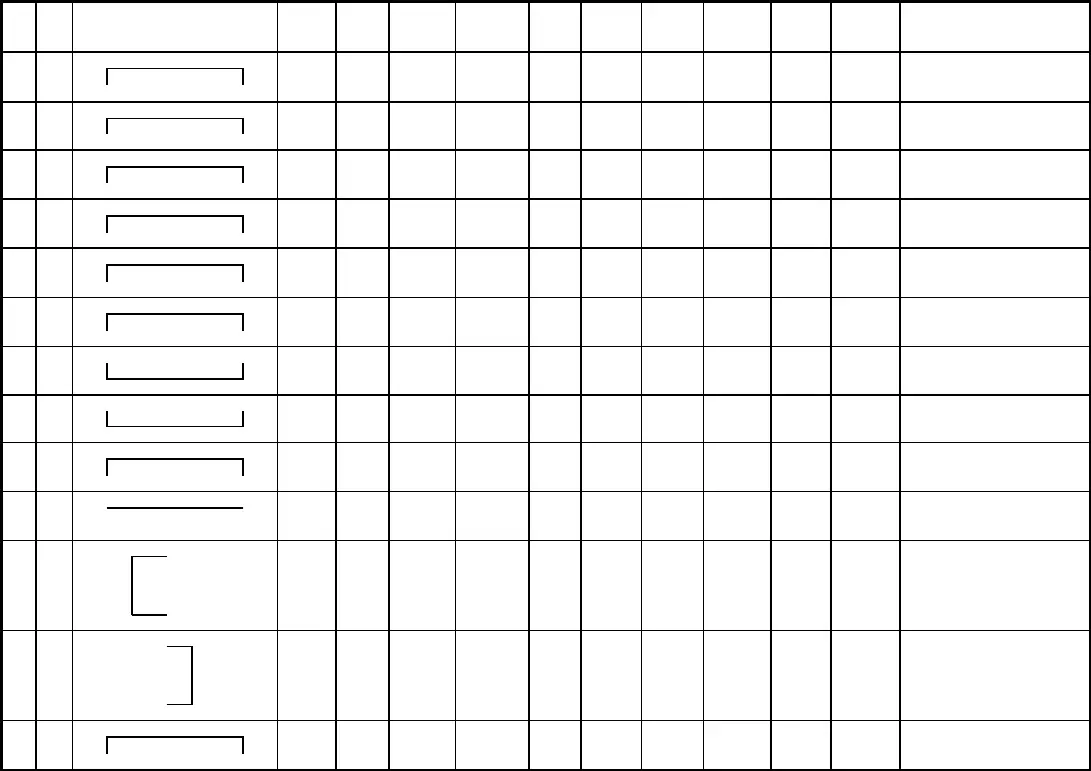
#> input picture page.jpg, 1091 x 771 px
$ jupyter execute --allow-errors 'Copy_of_Tata_Steel_Image_Analytics (1).ipynb'   (shell and % lines are left out)
#> lines starting #> are read from the running program, lines starting #| are printed output that depends on the picture; after the words box and inside, x2 and y2 are one past the last pixel; in counts of white or black regions, pixels touching at a corner belong together
# **MAIN**

[cell 1]
import cv2
import matplotlib.pyplot as plt
import numpy as np
import pandas as pd

[cell 2]
image = cv2.imread('page.jpg')
#> image is the input picture: shape (771, 1091, 3); mean B, G, R 240, 240, 240
gray_img = cv2.cvtColor(image, cv2.COLOR_BGR2GRAY)
plt.imshow(gray_img, cmap = 'gray')

[cell 3]
blur_img = cv2.GaussianBlur(gray_img, (11,11), 0)
plt.imshow(blur_img, cmap = 'gray')

[cell 4]
canny_img = cv2.Canny(blur_img,30,105,3)
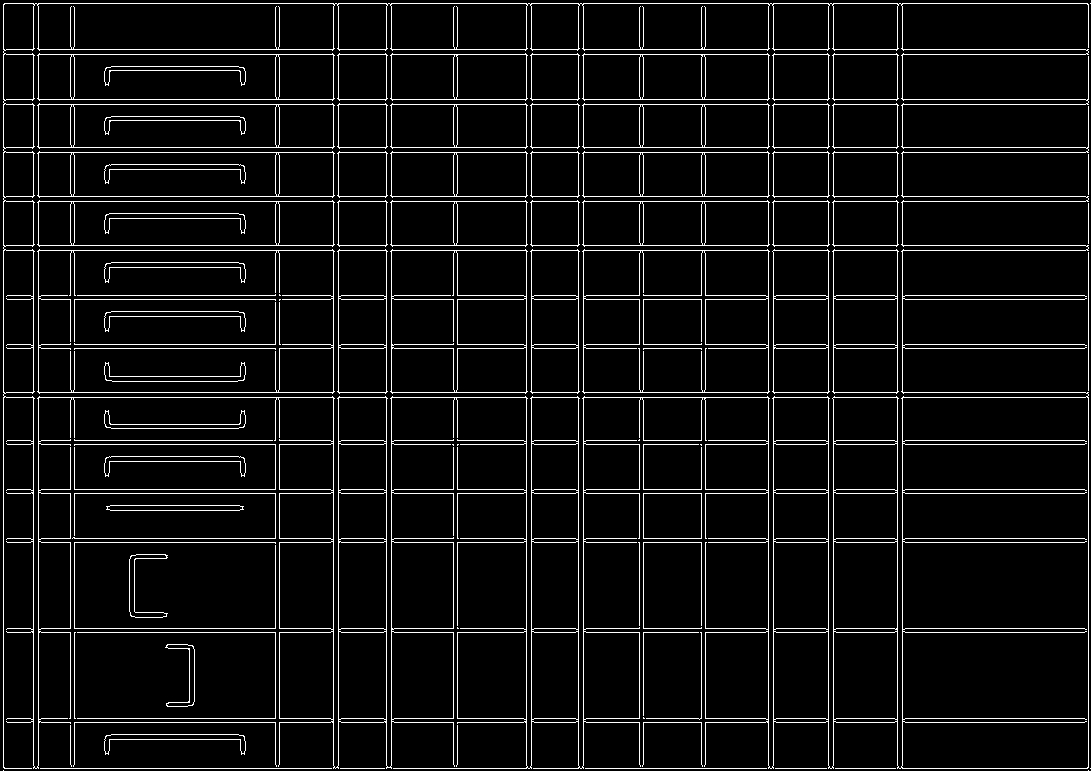
#> canny_img: shape (771, 1091); 6.4% white in thin lines or dots
plt.imshow(canny_img, cmap='gray')

[cell 5]
canny_img

[cell 6]
count = 0
pos = []
pos1 = 0
for i in range(canny_img.shape[1]):
  if count == 1 and i > pos1 + 10:
    count += 1

  if canny_img[25,i] == 255:
    count += 1

    if count == 1:
      if i < 10:
        count = 0
      else:
        pos1 = i

    elif count == 3:
      pos.append(i + 1)

    elif count == 4:
      pos.append(i + 1)

    elif count == 5:
      pos.append(i + 1)
      break
#> after the loop, count = 5; pos = [71, 75, 276]; pos1 = 33

if pos[1] - pos[0] < 10:
  pos.pop(0)
elif pos[2] - pos[1] < 10:
  pos.pop(2)
pos
#> Out = [75, 276]

[cell 7]
canny_img_cropped = canny_img[:,pos[0]:pos[1]-1]
#> canny_img_cropped: shape (771, 200); 6.3% white in thin lines or dots
plt.imshow(canny_img_cropped, cmap='gray')

[cell 8]
img_cropped = gray_img[:,pos[0]:pos[1]-1]
img_cropped

[cell 9]
plt.imshow(img_cropped, cmap='gray')

[cell 10]
blur_img_cropped = blur_img[:,pos[0]:pos[1]-1]
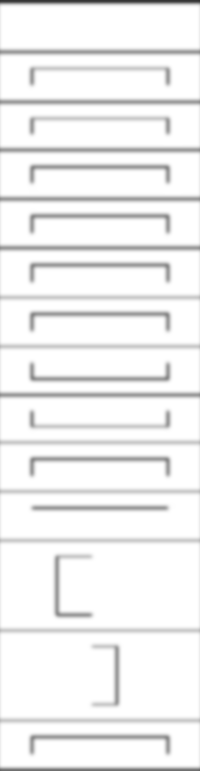
#> blur_img_cropped: shape (771, 200); min 49, max 255, mean 240.8
blur_img_cropped

[cell 11]
plt.imshow(blur_img_cropped, cmap='gray')

[cell 12]
plt.imshow(canny_img_cropped, cmap='gray')

[cell 13]
img_crop = pd.DataFrame(canny_img)
#> img_crop = table of 771 rows and 1091 columns

[cell 14]
dilated_img = cv2.dilate(canny_img_cropped, (1,1), iterations = 2)
#> dilated_img: shape (771, 200); 17.9% white; 45 white regions (4 under 20 px), largest, box (x1, y1, x2, y2) and area: (29, 262, 171, 285) 910, (29, 311, 171, 334) 910, (29, 734, 171, 757) 910
plt.imshow(dilated_img, cmap = 'gray')

[cell 15]
corner_img = cv2.cornerHarris(dilated_img, 5, 3, 0.02)
plt.imshow(corner_img, cmap = 'gray')

[cell 16]
plt.imshow(corner_img[55:100,0:195], cmap = 'gray')
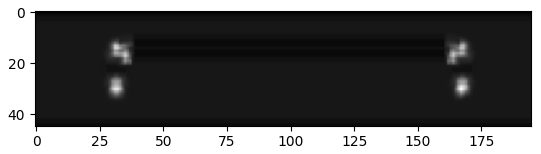
#> figure drawn by matplotlib, 1 panel

[cell 17]
c= cv2.dilate(corner_img, np.ones((2,2)), iterations = 4)
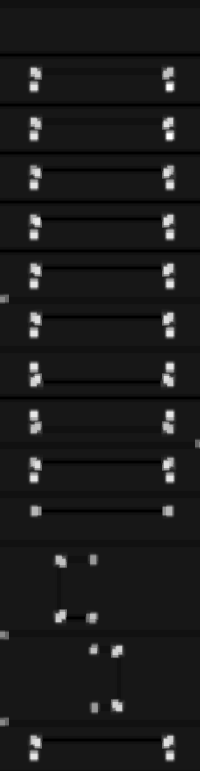
#> c: shape (771, 200) float32; min -0.0128, max 0.124, mean 0.00214; drawn with min black and max white
plt.imshow(c, cmap = 'gray')

[cell 18]
min = c.min()
#> min = -0.0128
max = c.max()
#> max = 0.124

[cell 19]
a = (c - min) / (max - min)

[cell 20]
plt.imshow(a, cmap = 'gray')

[cell 21]
b = a[55:100,0:195]

[cell 22]
plt.imshow(b, cmap = 'gray')

[cell 23]
a_new = np.around(1 / (1 + np.exp(-(a-0.55))))
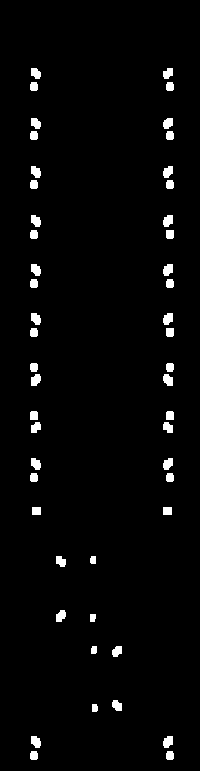
#> a_new: shape (771, 200) float32; values 0 (black) and 1 (white), 2.5% white; 50 white regions, largest, box (x1, y1, x2, y2) and area: (163, 215, 173, 227) 96, (163, 264, 173, 276) 96, (163, 313, 173, 325) 96

[cell 24]
plt.imshow(a_new, cmap = 'gray')

[cell 25]
filtered_img = img_cropped
plt.imshow(filtered_img, cmap = 'gray')

[cell 26]
min2 = filtered_img.min()
#> min2 = 0
max2 = filtered_img.max()
#> max2 = 255
filtered_img = (filtered_img - min2) / (max2 - min2)

[cell 27]
filtered_img = np.around(filtered_img)
#> filtered_img: shape (771, 200) float64; values 0 (black) and 1 (white), 94.5% white; black in thin lines or dots

[cell 28]
plt.imshow(filtered_img, cmap = 'gray')

[cell 29]
filtered_img_2 = np.copy(filtered_img)
filtered_img_2[filtered_img == 1] = 0
#> filtered_img_2: shape (771, 200) float64; every value is 0
filtered_img_2[filtered_img == 0] = 1
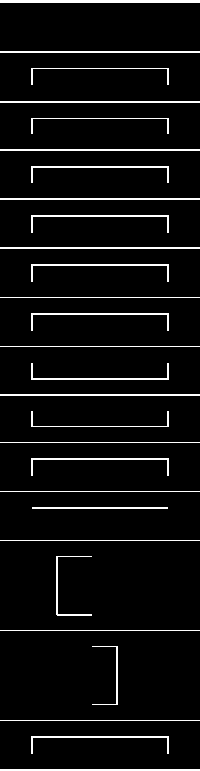
#> filtered_img_2: shape (771, 200) float64; values 0 (black) and 1 (white), 5.5% white in thin lines or dots

[cell 30]
plt.imshow(filtered_img, cmap = 'gray')

[cell 31]
plt.imshow(filtered_img_2, cmap = 'gray')

[cell 32]
b_new = np.copy(a_new[55:100,0:195])
#> b_new: shape (45, 195) float32; values 0 (black) and 1 (white), 3.5% white; 4 white regions, box (x1, y1, x2, y2) and area: (31, 13, 41, 24) 86, (163, 13, 173, 24) 85, (30, 27, 38, 36) 66, (166, 27, 174, 36) 66

[cell 33]
plt.imshow(b_new, cmap = 'gray')

[cell 34]
d_new = np.copy(filtered_img_2[55:100,0:195])
#> d_new: shape (45, 195) float64; values 0 (black) and 1 (white), 2.3% white in thin lines or dots, all inside (x1, y1, x2, y2) = (31, 13, 169, 30)

[cell 35]
plt.imshow(d_new, cmap = 'gray')

[cell 36]
e_new = d_new.copy()
e_new[20:22,:] = 0

[cell 37]
plt.imshow(e_new, cmap = 'gray')

[cell 38]
import sys
print(sys.getrecursionlimit())

[cell 39]
sys.setrecursionlimit(25000)

[cell 40]
def recurse(arr,x,y,dir,poss):
  dirs = [[1,0],[-1,0],[0,1],[0,-1],[1,1],[-1,1],[-1,-1],[-1,1]]
  poss.append([x,y])
  arr[x][y] = 0
  try:
    dirs.remove(dir)
  except:
    pass
  for i in dirs:
    x_2 = x + i[0]
    y_2 = y + i[1]
    if(x_2>= arr.shape[0] or y_2>= arr.shape[1]):
      continue
    dir2 = [-i[0],-i[1]]
    if (arr[x_2,y_2] == 1):
      arr,poss = recurse(arr,x_2,y_2,dir2,poss.copy())
  return arr, poss.copy()

def recurse2(arr,x,y,dir,poss):
  dirs = [[1,0],[-1,0],[0,1],[0,-1],[1,1],[-1,1],[-1,-1],[-1,1]]
  poss.append([x,y])
  arr[x][y] = 0
  try:
    dirs.remove(dir)
  except:
    pass
  for i in dirs:
    x_2 = x + i[0]
    y_2 = y + i[1]
    if(x_2>= arr.shape[0] or y_2>= arr.shape[1] or [x_2,y_2] not in poss):
      continue
    dir2 = [-i[0],-i[1]]
    if (arr[x_2,y_2] == 1):
      arr = recurse2(arr,x_2,y_2,dir2,poss)
  return arr

def check_double(arr,positions):
  count = 0
  # fig_t = plt.figure()
  arr2 = np.copy(arr)
  for pos in positions:
    x = pos[0]
    y = pos[1]
    if arr2[x][y] == 1:
      arr2 = recurse2(arr2,x,y,[0,0],positions)
      # plt.imshow(arr2, cmap='gray')
      count += 1
  return (count - 1)


def count(arr, arr_or):
  # [4 lines of commented-out code are left out]

  arr_2 = np.copy(arr)
  arr_or_2 = np.copy(arr_or)
  count = 0
  for i in range(arr_2.shape[0]):
    for j in range(arr_2.shape[1]):
      i_2 = i
      j_2 = j
      posses=[]
      if arr_2[i_2][j_2] == 1:
        count += 1
        arr_2,posses = recurse(arr_2,i_2,j_2,[0,0],[])
        # fig_t = plt.figure()
        # plt.imshow(arr_2, cmap='gray')
        posses=posses.copy()
        count += check_double(arr_or_2,posses)
#> this loop made 45 passes
#> arr_2: shape (45, 195) float32; every value is 0
#> after the loop, count = 4

  # fig_t = plt.figure()
  # plt.imshow(arr_2, cmap='gray')
  return count

[cell 41]
count(b_new,d_new)
#> Out = 4

[cell 42]
canny_img_cropped = np.around(canny_img_cropped/255)
#> canny_img_cropped: shape (771, 200) float64; values 0 (black) and 1 (white), 6.3% white in thin lines or dots

[cell 43]
canny_img_cropped.shape
#> Out = (771, 200)

[cell 44]
canny_img_cropped.max()
#> Out = 1

[cell 45]
plt.imshow(img_cropped,cmap='gray')

[cell 46]
plt.imshow(canny_img_cropped,cmap='gray')

[cell 47]
plt.imshow(a_new,cmap='gray')

[cell 48]
fig = plt.figure()
fig.set_figheight(10)
fig.set_figwidth(12)

plt.subplot2grid(shape=(14, 4), loc=(0, 1), rowspan=14).imshow(img_cropped,cmap='gray')
plt.subplot2grid(shape=(14, 4), loc=(0, 2), rowspan=14).imshow(canny_img_cropped,cmap='gray')
plt.subplot2grid(shape=(14, 4), loc=(0, 3), rowspan=14).imshow(a_new,cmap='gray')
imgs = 0

last_i = 0
for i in range(canny_img_cropped.shape[0]):
  if canny_img_cropped[i][10] == 1:
    if i > last_i + 20:
      #-1 meaning edge not found
      corners = count(a_new[last_i:i][:], filtered_img_2[last_i:i][:])
      print("Number of Edges = ",corners-1,"Corners = ",corners,"Bends = ",corners-2)
      plt.subplot2grid(shape=(14, 4), loc=(imgs, 0), rowspan=1).imshow(a_new[last_i+1:i][:],cmap='gray')
      imgs += 1
      last_i = i
    else:
      last_i = i
#> this loop made 771 passes
#> corners on passes 50, 100, 148, 197, 246, 296, 345, 393, 441, 490, 539, 629: 0, 4, 4, 4, 4, 4, 4, 4, 4, 4, 2, 4
#| Number of Edges =  -1 Corners =  0 Bends =  -2
#| Number of Edges =  3 Corners =  4 Bends =  2
#| Number of Edges =  3 Corners =  4 Bends =  2
#| Number of Edges =  3 Corners =  4 Bends =  2
#| Number of Edges =  3 Corners =  4 Bends =  2
#| Number of Edges =  3 Corners =  4 Bends =  2
#| Number of Edges =  3 Corners =  4 Bends =  2
#| Number of Edges =  3 Corners =  4 Bends =  2
#> (further printed lines are left out)
#> after the loop, corners = 4; imgs = 14

plt.tight_layout()

# display plot
plt.show()
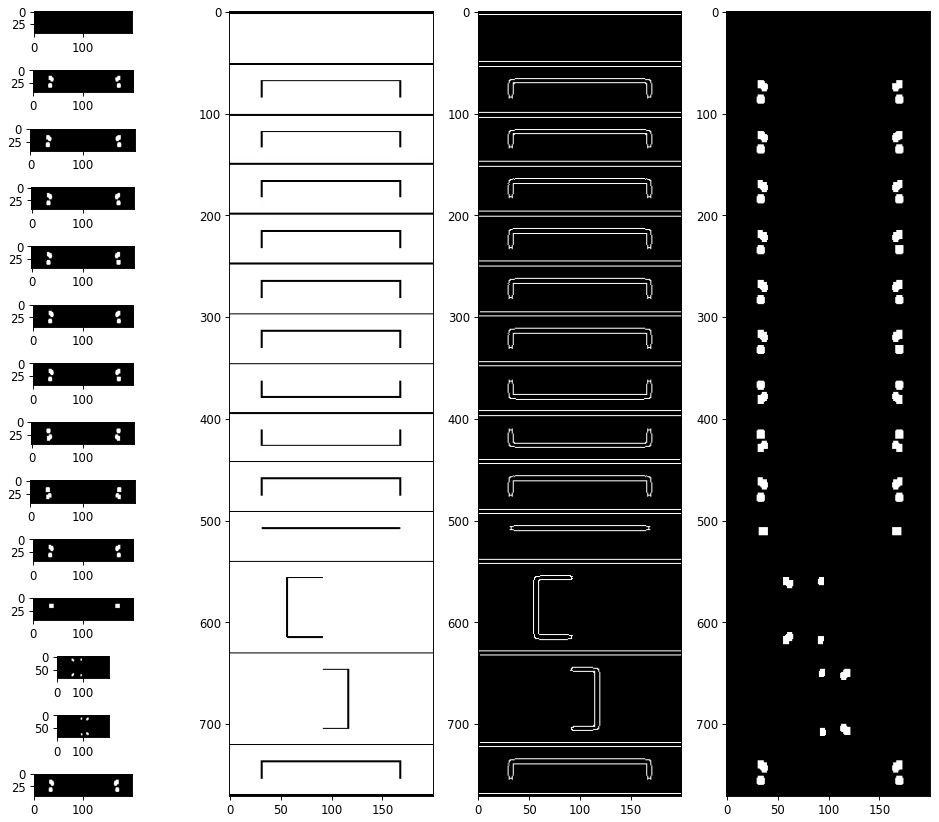
#> figure drawn by matplotlib, 17 panels

**Nearby Point Demonstration**

[cell 49]
c= cv2.dilate(corner_img, np.ones((2,2)), iterations = 15)
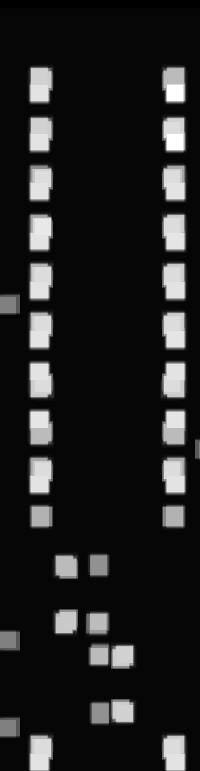
#> c: shape (771, 200) float32; min -0.0032, max 0.124, mean 0.0131; drawn with min black and max white
plt.imshow(c, cmap = 'gray')

[cell 50]
min = c.min()
#> min = -0.0032
max = c.max()

[cell 51]
a = (c - min) / (max - min)

[cell 52]
plt.imshow(a, cmap = 'gray')

[cell 53]
b = a[55:100,0:195]

[cell 54]
plt.imshow(b, cmap = 'gray')

[cell 55]
a_new = np.around(1 / (1 + np.exp(-(a-0.55))))
#> a_new: shape (771, 200) float32; values 0 (black) and 1 (white), 11.1% white; 30 white regions, largest, box (x1, y1, x2, y2) and area: (164, 215, 185, 250) 686, (30, 264, 51, 299) 686, (164, 264, 185, 299) 686

[cell 56]
plt.imshow(a_new, cmap = 'gray')

[cell 57]
b_new = np.copy(a_new[55:100,0:195])
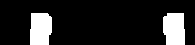
#> b_new: shape (45, 195) float32; values 0 (black) and 1 (white), 14.7% white; 2 white regions

[cell 58]
plt.imshow(b_new, cmap = 'gray')

[cell 59]
d_new = np.copy(filtered_img_2[55:100,0:195])

[cell 60]
plt.imshow(d_new, cmap = 'gray')

[cell 61]
e_new = d_new.copy()
e_new[20:22,:] = 0

[cell 62]
plt.imshow(e_new, cmap = 'gray')

[cell 63]
count(b_new,d_new)
#> Out = 2

[cell 64]
count(b_new,e_new)
#> Out = 4

[cell 65]
import pytesseract
from google.colab.patches import cv2_imshow

img = cv2.imread('/content/WhatsApp Image 2023-12-23 at 00.02.46.jpeg')

#> (the rest of this cell did not finish here and is left out)

#> (a cell that did not finish here is left out)

# **PDF TO IMG**

[cell 67]
import fitz

#> (a cell that did not finish here is left out)

# **End**

[cell 69]
(cnt, heirarchy) = cv2.findContours(dilated_img[60:90].copy(), cv2.RETR_EXTERNAL, cv2.CHAIN_APPROX_NONE)
#> cnt = 1 contour; box (x1, y1, x2, y2) and area: (29, 6, 171, 28) 960
rgb_img = cv2.cvtColor(img_cropped[60:90], cv2.COLOR_BGR2RGB)
cv2.drawContours(rgb_img, cnt, -1, (0,255,0),2)
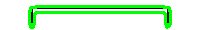
#> rgb_img: shape (30, 200, 3); mean R, G, B 203.3, 247.6, 203.3

[cell 70]
plt.imshow(rgb_img)

[cell 71]
#counting object
print('Cells in the image', len(cnt))
#| Cells in the image 1

# **PART 2**

[cell 72]
import cv2
import matplotlib.pyplot as plt
import numpy as np

[cell 73]
image = cv2.imread('for_canny.png')
#> (the rest of this cell did not finish here and is left out)

[cell 74]
image = cv2.imread('for_canny.png')
#> (the rest of this cell did not finish here and is left out)

#> (a cell that did not finish here is left out)

#> (a cell that did not finish here is left out)

#> (a cell that did not finish here is left out)

#> (a cell that did not finish here is left out)

#> (a cell that did not finish here is left out)

#> (a cell that did not finish here is left out)

[cell 81]
#counting object
print('Cells in the image', len(cnt))
#| Cells in the image 1
